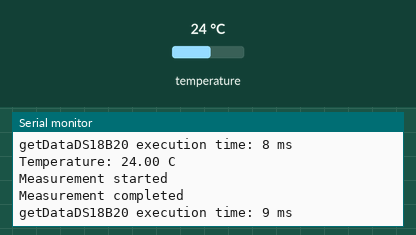
A sketch run on a simulated Arduino Uno, built with avr-gcc and run on an emulated ATmega328P. On the bench: the last lines printed to the serial monitor. The test bench sets the inputs (shaded band); at power-on: temperature 24 °C.

Above: at 1.2 s.
1.3 s: temperature set to 12 °C
At 2.2 s:
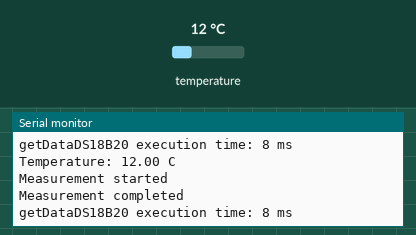
2.8 s: temperature set to 19 °C
At 3.4 s:
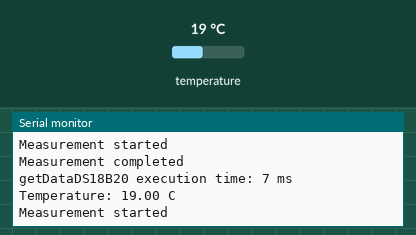
Timing chart, 0 to 5.8 s (numbered marks = the images above; inputs shaded):
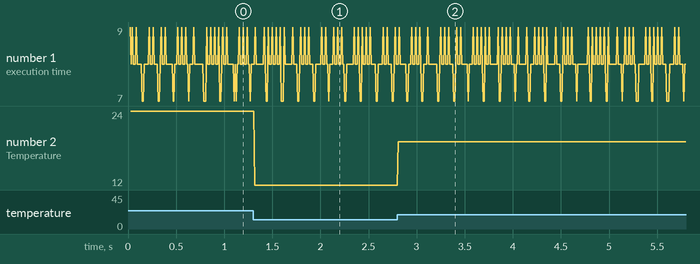

Measured:
- after the input at 1.3 s, the serial monitor: prints a new line at once (image 1)
- after the input at 2.8 s, the serial monitor: prints a new line at once (image 2)
- plotted number 2: 24 → 12 after the input at 1.3 s, 12 → 19 after the input at 2.8 s

The sketch:

ds18b20.ino
```cpp
#include <OneWire.h>
#define ONE_WIRE_BUS 2  // Define the pin for the OneWire bus

OneWire oneWire(ONE_WIRE_BUS);  // Create a OneWire object

bool ds18b20_started = false;  // Flag to check if measurement has started
bool ds18b20_busy = false;     // Flag to check if the sensor is busy
byte ds18b20_data[9];          // Array to hold data from the sensor
byte ds18b20_addr[8];          // Array to hold the sensor's address
float temperature = -127;      // Initialize temperature to an invalid value
unsigned long startTime = 0;   // Variable to store the start time of the measurement

void setupDS18b20() {
  oneWire.reset_search();               // Reset the search state
  if (!oneWire.search(ds18b20_addr)) {  // Search for the sensor's address
    Serial.println("No DS18B20 sensor found");
    return;
  }
  Serial.print("Found device with address: ");
  printAddress(ds18b20_addr);  // Print the sensor's address
  Serial.println();

  // Verify the sensor's CRC and check if it is a DS18B20
  if (OneWire::crc8(ds18b20_addr, 7) != ds18b20_addr[7] || ds18b20_addr[0] != 0x28) {
    Serial.println("Sensor is not a DS18B20");
    return;
  }
  Serial.println("Sensor is a DS18B20");
}

void printAddress(byte addr[8]) {
  // Print the sensor's address in hexadecimal format
  for (byte i = 0; i < 8; i++) {
    if (addr[i] < 16) Serial.print("0");
    Serial.print(addr[i], HEX);
    if (i < 7) {
      Serial.print(":");
    }
  }
}

void startMeasurementDS18b20() {
  // Start the temperature measurement
  if (!ds18b20_started) {
    oneWire.reset();
    oneWire.select(ds18b20_addr);
    oneWire.write(0x44);   // Start conversion without parasite power
    startTime = millis();  // Record the start time
    Serial.println("Measurement started");
    ds18b20_started = true;
    ds18b20_busy = true;
  }
}

void checkBusyDS18B20() {
  // Check if the sensor is busy with the measurement
  if (ds18b20_started && ds18b20_busy) {
    if (oneWire.read_bit()) {  // Check if measurement is complete
      Serial.println("Measurement completed");
      ds18b20_busy = false;
    } else if (millis() - startTime >= 750) {  // Check for timeout (750ms max for 12-bit resolution)
      temperature = -127;                      // Invalid temperature
      Serial.println("Timeout: Measurement assumed completed");
      ds18b20_busy = false;                    // Reset, data is now ready to read
    }
  }
}

void getDataDS18B20() {
  // Retrieve and process the temperature data
  if (ds18b20_started && !ds18b20_busy) {
    oneWire.reset();
    oneWire.select(ds18b20_addr);
    oneWire.write(0xBE);  // Read scratchpad

    for (int i = 0; i < 9; i++) {
      ds18b20_data[i] = oneWire.read();  // Read the 9 bytes of data
    }

    if (OneWire::crc8(ds18b20_data, 8) != ds18b20_data[8]) {     // Verify the sensor's CRC
      Serial.println("CRC check failed. Invalid data received.");
      temperature = -127;                                        // Invalid temperature
    } else {
      int16_t rawTemperature = (ds18b20_data[1] << 8) | ds18b20_data[0];
      temperature = (float)rawTemperature / 16.0;
    }

    Serial.print("getDataDS18B20 execution time: ");
    Serial.print(millis() - startTime);
    Serial.println(" ms");

    if (temperature == -127) {  // Check if the temperature is invalid
      Serial.println("No DS18B20 sensor found");
    } else {
      Serial.print("Temperature: ");
      Serial.print(temperature);
      Serial.println(" C");
      Serial.println("");
    }

    ds18b20_started = false;  // Reset for the next measurement
  }
}

void setup() {
  Serial.begin(115200);
  setupDS18b20();
}

void loop() {
  startMeasurementDS18b20();  // Start a new temperature measurement
  checkBusyDS18B20();         // Check if the sensor is still busy
  getDataDS18B20();           // Get the measurement data if ready
}
```
